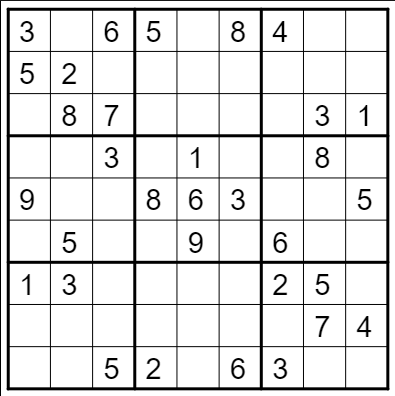
#> input picture Backend/image551.jpg, 395 x 396 px
$ python -i FindingEdgesAndSlicing.py   (imports and definitions only)
#> lines starting #> are read from the running program, lines starting #| are printed output that depends on the picture; after the words box and inside, x2 and y2 are one past the last pixel; in counts of white or black regions, pixels touching at a corner belong together
import cv2 as cv
import numpy as np

def sort_points(list):

    local = list.copy()
    local = np.array(local).reshape(4,2)
    f1,f2,f3,f4 = local

    sorted = [[0,0],[0,0],[0,0],[0,0]]
    maxI = 0
    while len(local) >0:
        for i in range(len(local)):
            if local[i][0]>sorted[len(list)-len(local)][0]:
                sorted[len(list)-len(local)] = local[i]
                maxI = i

        local = np.delete(local, maxI, 0)

    if sorted[0][1]>sorted[1][1]:
        sorted[1],sorted[0] = sorted[0],sorted[1]
    if sorted[2][1]<sorted[3][1]:
        sorted[2],sorted[3] = sorted[3],sorted[2]

    sorted[0], sorted[1], sorted[2], sorted[3] = sorted[3], sorted[0], sorted[1], sorted[2]
    sorted = np.array(sorted).reshape((4,1,2))
    return np.array(tuple(sorted))

def cornersPreprocessImg(img):

    gray = cv.cvtColor(img, cv.COLOR_BGR2GRAY)
    blurred = cv.blur(gray, (5,5) )
    adaptiveThresh = cv.adaptiveThreshold(blurred, 255, cv.ADAPTIVE_THRESH_GAUSSIAN_C, cv.THRESH_BINARY_INV, 7, 5)
    dilated = cv.dilate(adaptiveThresh,(11,11), iterations=4)
    eroded = cv.erode(dilated,(11,11), iterations=4)

    return eroded

def findCorners(img):
    contours, hier = cv.findContours(img, cv.RETR_EXTERNAL, cv.CHAIN_APPROX_SIMPLE)

    blank = np.zeros_like(img, dtype="uint8")
    largestSqr = None

    for cont in contours:

        perimeter = cv.arcLength(cont, closed=True)
        square = cv.approxPolyDP(cont, 0.01 * perimeter, closed=True)

        area = cv.contourArea(square)
        if len(square) == 4:
            if area > (img.shape[0]*img.shape[1])/4:
                if largestSqr is None:
                    largestSqr = square
                if cv.contourArea(largestSqr) < cv.contourArea(square):
                    largestSqr = square

    if largestSqr is None:
        print("board not found")
        cv.waitKey(0)
    board = sort_points(largestSqr)

    return board

def transformImg(img,sqrPoints):

    srcCords = np.reshape(sqrPoints,(4,2))
    srcCords = np.array(srcCords, np.float32)
    dstCords = np.array(([0.0,0.0], [360.0,0.0], [360.0,360.0], [0.0,360.0]), np.float32).reshape((4,2))

    matrix = cv.getPerspectiveTransform(srcCords, dstCords)
    wrappedImg = cv.warpPerspective(img, matrix, (360, 360))
    return wrappedImg

def sliceDigits(sqrBoard):
    digits = [ [] for i in range(9) ]

    for i in range(9):
        for j in range(9):
            dig = sqrBoard[i*40:(i+1)*40,j*40:(j+1)*40]
            digits[i].append(preprocessDigit(dig))
    return digits

def preprocessDigit(board):

    gray = cv.cvtColor(board, cv.COLOR_BGR2GRAY)
    blurred = cv.blur(gray, (3,3))
    adaptiveThresh = cv.adaptiveThreshold(blurred, 255, cv.ADAPTIVE_THRESH_GAUSSIAN_C, cv.THRESH_BINARY_INV, 7, 5)
    cutEdges = adaptiveThresh[4:36,4:36]

    return cutEdges

def slicePhoto(img):
    processed = cornersPreprocessImg(img)
    corners = findCorners(processed)
    board = transformImg(img, corners)
    sliced = sliceDigits(board)
    return sliced

>>> import cv2
>>> picture = cv2.imread('../image551.jpg')
#> picture is the input picture: shape (396, 395, 3); min 0, max 255, mean 226.6
>>> result = slicePhoto(picture)
#> in cornersPreprocessImg, `blurred = cv.blur(gray, (5,5) )`:
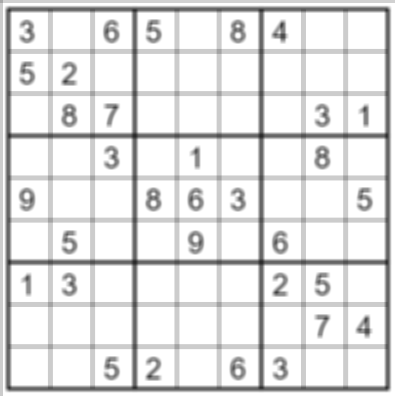
#> blurred: shape (396, 395); min 41, max 255, mean 227.1
#> in cornersPreprocessImg, `adaptiveThresh = cv.adaptiveThreshold(blurred, 255, cv.ADAPTIVE_THRESH..`:
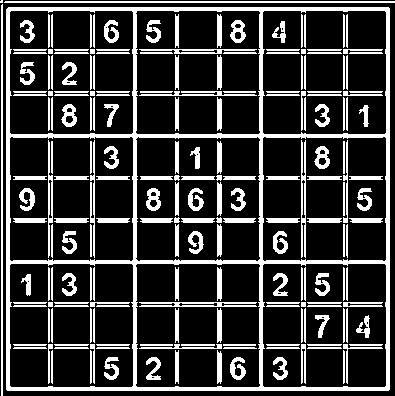
#> adaptiveThresh: shape (396, 395); 22.6% white; 200 white regions (1 under 20 px), largest, box (x1, y1, x2, y2) and area: (6, 7, 390, 391) 12263, (1, 4, 3, 396) 783, (4, 1, 395, 3) 781
#> in cornersPreprocessImg, `dilated = cv.dilate(adaptiveThresh,(11,11), iterations=4)`:
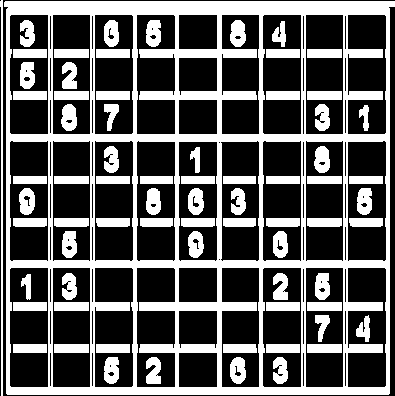
#> dilated: shape (396, 395); 36.2% white; 72 white regions, largest, box (x1, y1, x2, y2) and area: (4, 1, 395, 395) 34958, (0, 0, 3, 396) 798, (61, 104, 77, 131) 337
#> in cornersPreprocessImg, `eroded = cv.erode(dilated,(11,11), iterations=4)`:
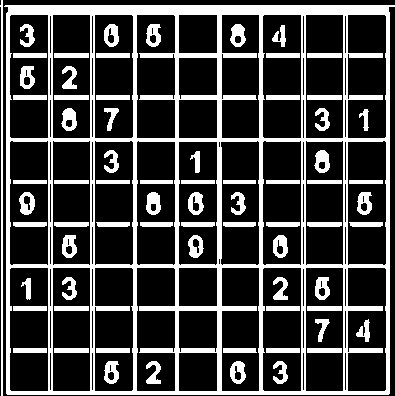
#> eroded: shape (396, 395); 25.6% white; 72 white regions
#> in findCorners, `contours, hier = cv.findContours(img, cv.RETR_EXTERNAL, cv.CHAIN_APPRO..`: contours = 2 contours; box (x1, y1, x2, y2) and area: (4, 5, 395, 395) 148976, (0, 0, 3, 396) 397
#> the loop in findCorners, `for cont in contours: ` made 2 passes
#> (perimeter, area, largestSqr) on pass 1: (1559.3, 149768, [[5, 5], [6, 393], [388, 394], [394, 5]])
#> in sort_points, `local = list.copy()`: local = [[5, 5], [6, 393], [388, 394], [394, 5]]
#> in sort_points, `f1,f2,f3,f4 = local`: f1 = [5, 5]; f2 = [6, 393]; f3 = [388, 394]; f4 = [394, 5]
#> the loop in sort_points, `while len(local) >0:` made 4 passes
#> local on passes 1 to 3: [[5, 5], [6, 393], [388, 394]], [[5, 5], [6, 393]], [[5, 5]]
#> after the loop in sort_points, `while len(local) >0:`: local = empty array; sorted = [[394, 5], [388, 394], [6, 393], [5, 5]]
#> in sort_points, `sorted = np.array(sorted).reshape((4,1,2))`: sorted = [[5, 5], [394, 5], [388, 394], [6, 393]]
#> in transformImg, `matrix = cv.getPerspectiveTransform(srcCords, dstCords)`: matrix = [[0.928, -0.00239, -4.63], [-2.25e-18, 0.911, -4.55], [6.75e-06, -4.63e-05, 1]]
#> in transformImg, `wrappedImg = cv.warpPerspective(img, matrix, (360, 360))`:
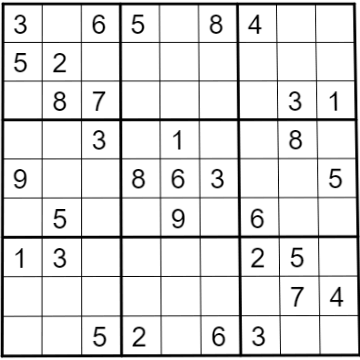
#> wrappedImg: shape (360, 360, 3); min 0, max 255, mean 226.7
#> after the loop in sliceDigits, `for i in range(9):`:
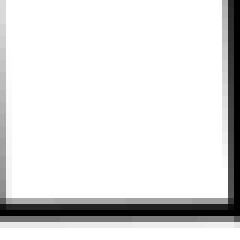
#> dig: shape (40, 40, 3) (shown 6 times larger); min 0, max 255, mean 225.1
#> in slicePhoto, `sliced = sliceDigits(board)`: sliced = 9 items
#> result = 9 items
